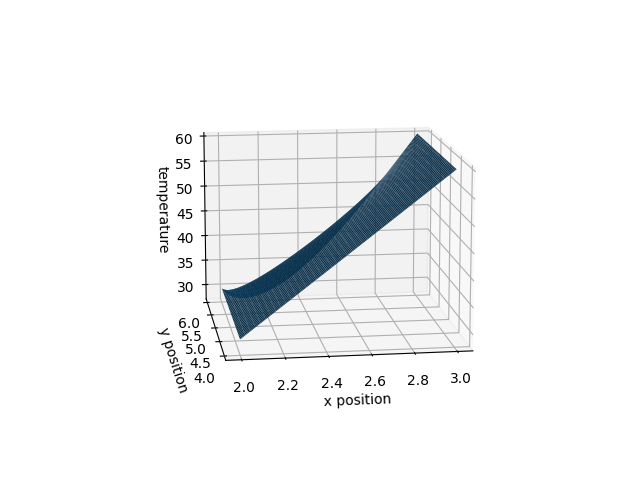

This figure's Python source:
import matplotlib.pyplot as plt
from mpl_toolkits.mplot3d import Axes3D
import numpy as np

# read data from file
file = open("temperature_values.txt")
temp = file.readlines()

t1 = list(map(float,temp[0].split()))
dx, lx, ux = t1
Nx = round((ux-lx)/dx)+1
x = [ lx+i*dx for i in range(Nx) ]

t1 = list(map(float,temp[1].split()))
dy, ly, uy = t1
Ny = round((uy-ly)/dy)+1
y = [ ly+i*dy for i in range(Ny-1,-1,-1) ]

tempDist = np.zeros((Ny,Nx))

for i in range(2,len(temp)):
    tempDist[(i-2), :] = list(map(float,temp[i].split()))

# create mesh grid
X,Y = np.meshgrid(x,y)

# create 3D plot
fig = plt.figure()
ax = fig.add_subplot(111, projection='3d')
ax.plot_surface(X,Y,tempDist)

# set axis labels
ax.set_xlabel('x position')
ax.set_ylabel('y position')
ax.set_zlabel('temperature')

# show plot
plt.show()

#Contour plot
plt.contourf(X,Y,tempDist, levels=30)
plt.xlabel('x position')
plt.ylabel('y position')
plt.colorbar()
plt.show()
